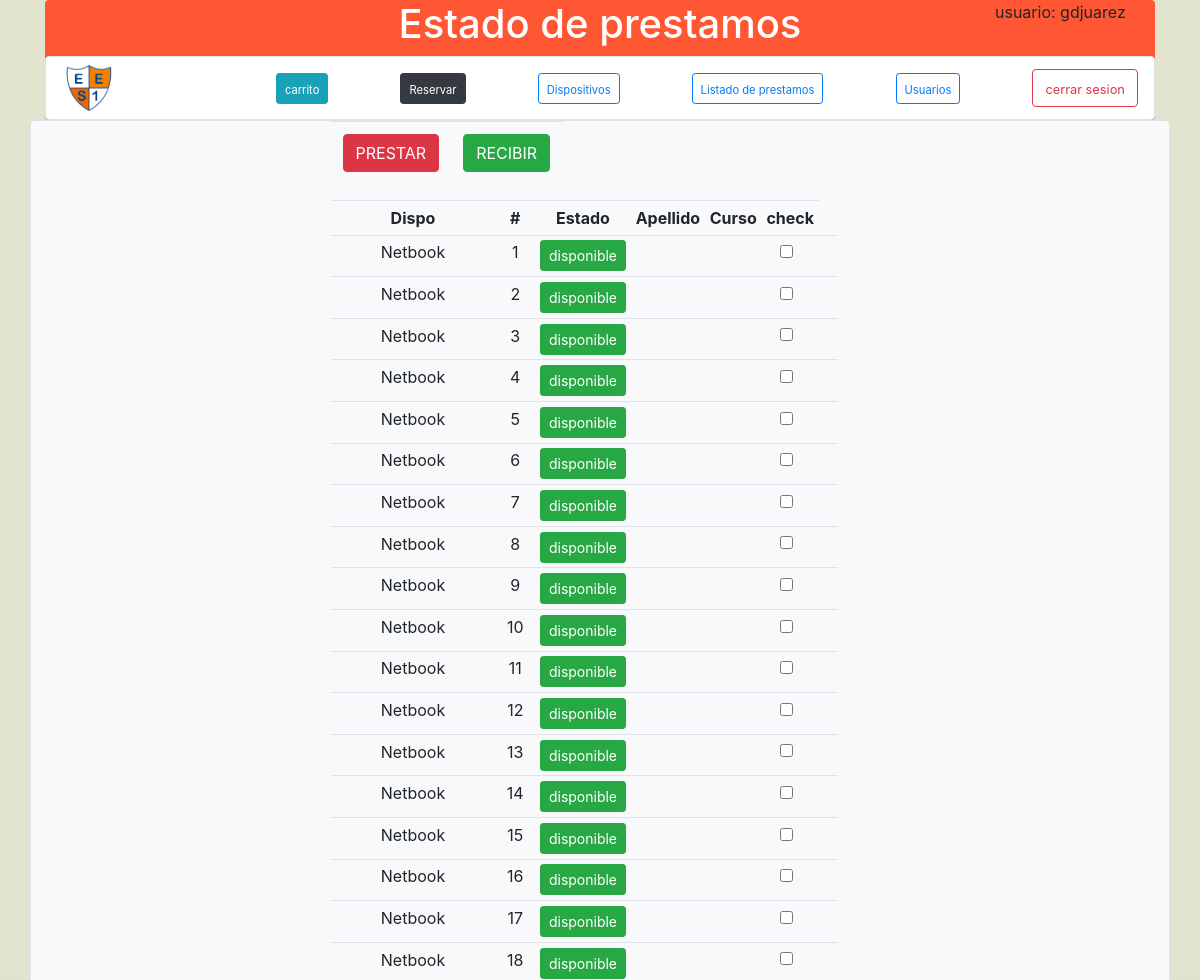
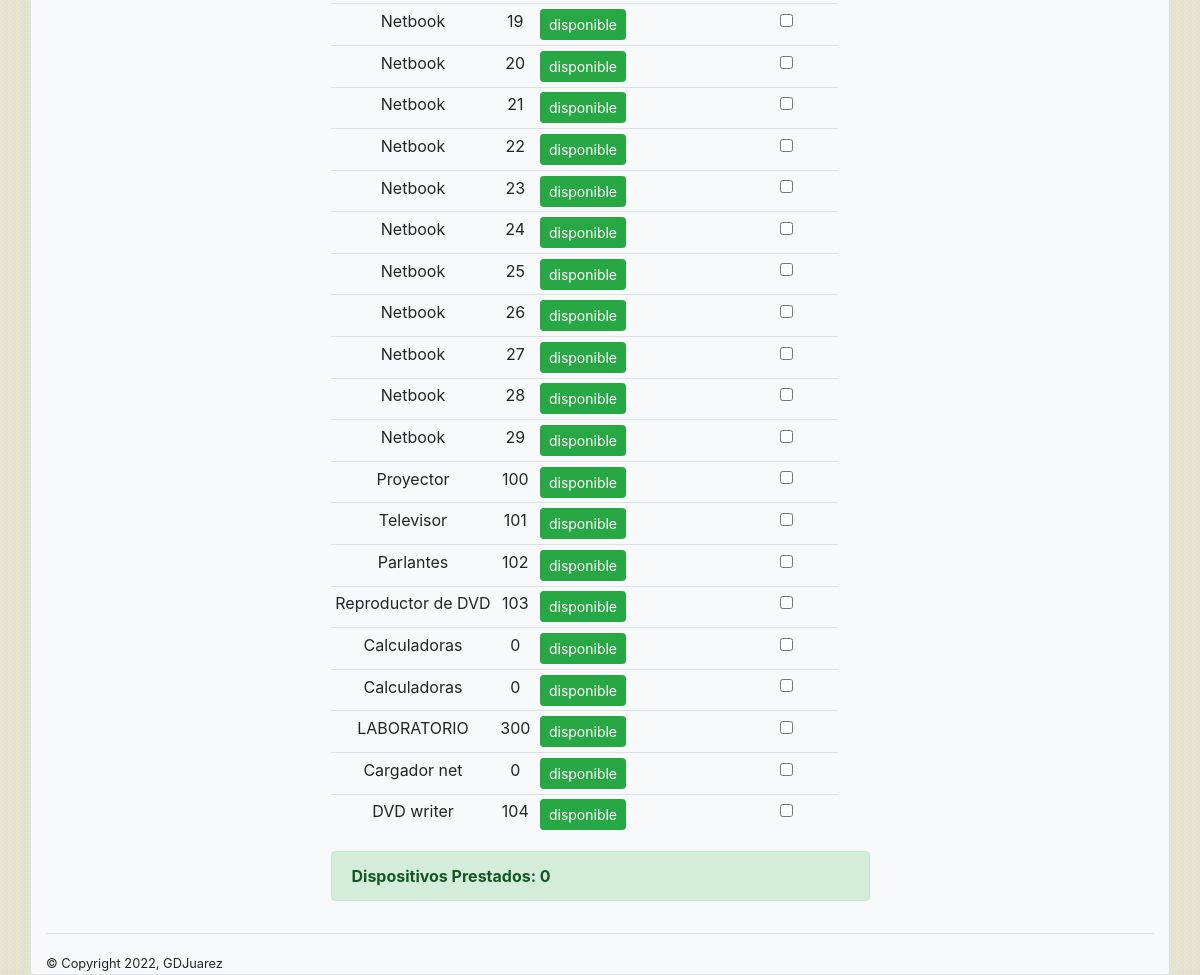
/prestamos/menu.php (signed in), run on the app's committed database (2 pictures, top to bottom).
### tables this page shows
CREATE TABLE `dispositivo` (
  `id` int(11) NOT NULL,
  `dispositivo` varchar(45) NOT NULL,
  `n_serial` varchar(45) NOT NULL,
  `numero` int(11) NOT NULL,
  `estado` varchar(20) NOT NULL,
  `Apellido` varchar(45) NOT NULL,
  `Curso` varchar(10) NOT NULL
);

### prestamos/menu.php (the view, shortened to what this page needs)
<?php
include("../conexion/conexion.php");
$disp_prestados=0;
$sql = mysqli_query($miConexion,"SELECT id, dispositivo, n_serial, numero,estado,Apellido,Curso FROM  dispositivo");
 ?>
<!doctype html>
<html lang="en">
<head>
    <link rel="stylesheet" href="https://cdn.jsdelivr.net/npm/bootstrap@4.6.0/dist/css/bootstrap.min.css"
>
    <link rel="stylesheet" href="https://cdnjs.cloudflare.com/ajax/libs/font-awesome/5.15.2/css/all.min.css">
    <link rel="stylesheet" href="../stylefondo.css">
</head>
<header>
    <div class="container">
        <div class="banner  rounded" style="background-color: #FF5733 ;">
            <div class="row">
                <div class="col-lg-2">
                </div>
                <div class="col-lg-8">
                    <h1 class="text-white text-center">Estado de prestamos</h1>
                </div>
                <div class="col-lg-2">
               <p>usuario:  <?php echo $_SESSION['user'];?></p>
                </div>
            </div>
            <nav class="navbar navbar-light bg-white border rounded">
                <img src="../img/escudo1.png" class="rounded " style="width:5%" alt="Responsive image">
                <form class="form-inline " action="carrito.php" method="post">
                    <button class="btn btn-info btn-sm " type="submit"><small>carrito</small></button>
                </form>
                <form class="form-inline " action="../reservas/reservas.php" method="post">
                    <button class="btn btn-dark btn-sm " type="submit"><small>Reservar</small></button>
                </form>
                <form class="form-inline " action="../dispositivos/dispositivos.php" method="post">
                    <button class="btn btn-outline-primary btn-sm " type="submit"><small>Dispositivos</small></button>
                </form>
                <form class="form-inline" action="gridPmo.php" method="post">
                    <button class="btn btn-outline-primary btn-sm " type="submit"><small>Listado de
                            prestamos</small></button>
                </form>
                <form class="form-inline" action="../usuarios/registroUsuarios.php" method="post">
                    <button class="btn btn-outline-primary btn-sm" type="submit"><small>Usuarios</small></button>
                </form>
                <form class="form-inline" action="../destruir.php" method="post">
                    <button class="btn btn-outline-danger " type="submit"><small>cerrar sesion</small></button>
                </form>
            </nav>
        </div>
    </div>
</header>
<body>
    <div class='container bg-light border rounded '>
        <div class="row ">
            <div class="col-md-3">
            </div>
            <div class="col-md-6">
                    <table class="table table-responsive text-center" id="tablaBtn">
                            <tr>
                            <th>
                            <button type="button" class="btn btn-danger" data-toggle="modal" data-target="#myModalP"
                            id="prestar" > PRESTAR </button></th>
                            <th>
                            <button type="button" class="btn btn-success" data-toggle="modal" data-target="#myModalR"
                            id="recibir" > RECIBIR </button></th>
                            </tr>
                    </table>
                    <table class="table table-sm table-responsive table-hover text-center" id="tablaPmo">
                        <tr class="Barra text-center >">
                            <th>Dispo</th>
                            <th>#</th>
                            <th>Estado</th>
                            <th>Apellido</th>
                            <th>Curso</th>
                            <th>check</th>
                        </tr>
                        <?php if ($sql!='') {
                            while($row = mysqli_fetch_assoc($sql)) { ?>
                                    <tr>
                                        <td><?php echo $row['dispositivo']; ?></td>
                                        <td><?php echo $row['numero']; ?></td>
                                        <?php  $estado=$row['estado'];
                                                $apellido=$row['Apellido'];
                                                $curso=$row['Curso'];
                                        ?>
                                        <?php
                                    if($estado == "disponible"){
                                        $boton_color= "class='btn btn-sm btn-success'";
                                    }else{
                                        $boton_color="class='btn btn-sm btn-danger' ";
                                        $disp_prestados +=1;
                                    }
                             ?>
                            <td><input type='submit' id='estado' <?php echo $boton_color ?>
                                    value='<?php echo $row['estado']?>' /></td>
                            <td><?php echo $apellido ?></td>
                            <td><?php echo $curso?></td>
                            <td>
                                <div class="form-check">
                                        <input type="checkbox" id='check' class="case form-check-input" value="0">
                                </div>
                            </td>
                            <td></td>
                            <td></td>
                        <?php
                            }
                        }
                        ?>
                     </table>
                     <?php if($disp_prestados==0){
                                echo " <div class='alert alert-success'>
                                <strong>Dispositivos Prestados: $disp_prestados </strong>
                                </div>";
                                }else{
                                echo " <div class='alert alert-danger'>
                                <strong>Dispositivos Prestados:  $disp_prestados  </strong>
                                </div>";
                                } ?>
            </div>
            <div class="col-md-3">
            </div>
        </div>
        <hr>
        <footer>
            <small>&copy; Copyright 2022, GDJuarez</small>
        </footer>
    </div>
</body>
</html>

### stylefondo.css (style rules this page uses)
body { background-color: #e4e5d0; }

### data on the page
dispositivo: dispositivo "Netbook", numero "1", estado "disponible"
dispositivo: dispositivo "Netbook", numero "2", estado "disponible"
dispositivo: dispositivo "Netbook", numero "3", estado "disponible"
dispositivo: dispositivo "Netbook", numero "4", estado "disponible"
dispositivo: dispositivo "Netbook", numero "5", estado "disponible"
dispositivo: dispositivo "Netbook", numero "6", estado "disponible"
dispositivo: dispositivo "Netbook", numero "7", estado "disponible"
dispositivo: dispositivo "Netbook", numero "8", estado "disponible"
dispositivo: dispositivo "Netbook", numero "9", estado "disponible"
dispositivo: dispositivo "Netbook", numero "10", estado "disponible"
dispositivo: dispositivo "Netbook", numero "11", estado "disponible"
dispositivo: dispositivo "Netbook", numero "12", estado "disponible"
dispositivo: dispositivo "Netbook", numero "13", estado "disponible"
dispositivo: dispositivo "Netbook", numero "14", estado "disponible"
dispositivo: dispositivo "Netbook", numero "15", estado "disponible"
dispositivo: dispositivo "Netbook", numero "16", estado "disponible"
dispositivo: dispositivo "Netbook", numero "17", estado "disponible"
dispositivo: dispositivo "Netbook", numero "18", estado "disponible"
dispositivo: dispositivo "Netbook", numero "19", estado "disponible"
dispositivo: dispositivo "Netbook", numero "20", estado "disponible"
dispositivo: dispositivo "Netbook", numero "21", estado "disponible"
dispositivo: dispositivo "Netbook", numero "22", estado "disponible"
dispositivo: dispositivo "Netbook", numero "23", estado "disponible"
dispositivo: dispositivo "Netbook", numero "24", estado "disponible"
dispositivo: dispositivo "Netbook", numero "25", estado "disponible"
dispositivo: dispositivo "Netbook", numero "26", estado "disponible"
dispositivo: dispositivo "Netbook", numero "27", estado "disponible"
dispositivo: dispositivo "Netbook", numero "28", estado "disponible"
dispositivo: dispositivo "Netbook", numero "29", estado "disponible"
dispositivo: dispositivo "Proyector", numero "100", estado "disponible"
dispositivo: dispositivo "Televisor", numero "101", estado "disponible"
dispositivo: dispositivo "Parlantes", numero "102", estado "disponible"
dispositivo: dispositivo "Reproductor de DVD", numero "103", estado "disponible"
dispositivo: dispositivo "Calculadoras", numero "0", estado "disponible"
dispositivo: dispositivo "Calculadoras", numero "0", estado "disponible"
dispositivo: dispositivo "LABORATORIO", numero "300", estado "disponible"
dispositivo: dispositivo "Cargador net", numero "0", estado "disponible"
dispositivo: dispositivo "DVD writer", numero "104", estado "disponible"

### other printed values
$_SESSION['user'] "gdjuarez"
$disp_prestados "0"
